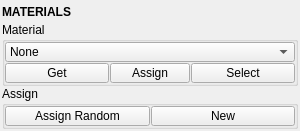
<?xml version="1.0" encoding="UTF-8"?>
<ui version="4.0">
 <class>QtUi</class>
 <widget class="QMainWindow" name="QtUi">
  <property name="enabled">
   <bool>true</bool>
  </property>
  <property name="geometry">
   <rect>
    <x>0</x>
    <y>0</y>
    <width>300</width>
    <height>131</height>
   </rect>
  </property>
  <property name="sizePolicy">
   <sizepolicy hsizetype="Preferred" vsizetype="Preferred">
    <horstretch>0</horstretch>
    <verstretch>0</verstretch>
   </sizepolicy>
  </property>
  <property name="tabShape">
   <enum>QTabWidget::Triangular</enum>
  </property>
  <property name="dockNestingEnabled">
   <bool>true</bool>
  </property>
  <property name="dockOptions">
   <set>QMainWindow::AllowNestedDocks|QMainWindow::AllowTabbedDocks|QMainWindow::AnimatedDocks|QMainWindow::ForceTabbedDocks</set>
  </property>
  <widget class="QWidget" name="central_widget">
   <property name="minimumSize">
    <size>
     <width>300</width>
     <height>0</height>
    </size>
   </property>
   <layout class="QVBoxLayout" name="verticalLayout_2">
    <property name="leftMargin">
     <number>2</number>
    </property>
    <property name="topMargin">
     <number>2</number>
    </property>
    <property name="rightMargin">
     <number>2</number>
    </property>
    <property name="bottomMargin">
     <number>2</number>
    </property>
    <property name="spacing">
     <number>2</number>
    </property>
    <item>
     <layout class="QVBoxLayout" name="verticalLayout">
      <property name="spacing">
       <number>0</number>
      </property>
      <item>
       <widget class="Header" name="header">
        <property name="minimumSize">
         <size>
          <width>0</width>
          <height>20</height>
         </size>
        </property>
        <property name="font">
         <font>
          <weight>75</weight>
          <bold>true</bold>
         </font>
        </property>
        <property name="text">
         <string>MATERIALS</string>
        </property>
       </widget>
      </item>
      <item>
       <widget class="QGroupBox" name="group000">
        <property name="title">
         <string>Material</string>
        </property>
        <layout class="QGridLayout" name="gridLayout">
         <property name="leftMargin">
          <number>0</number>
         </property>
         <property name="topMargin">
          <number>0</number>
         </property>
         <property name="rightMargin">
          <number>0</number>
         </property>
         <property name="bottomMargin">
          <number>0</number>
         </property>
         <property name="spacing">
          <number>1</number>
         </property>
         <item row="8" column="3" colspan="2">
          <widget class="PushButton" name="tb000">
           <property name="enabled">
            <bool>true</bool>
           </property>
           <property name="minimumSize">
            <size>
             <width>0</width>
             <height>20</height>
            </size>
           </property>
           <property name="maximumSize">
            <size>
             <width>16777215</width>
             <height>20</height>
            </size>
           </property>
           <property name="toolTip">
            <string>Select objects that are assigned the current material.</string>
           </property>
           <property name="text">
            <string>Select</string>
           </property>
          </widget>
         </item>
         <item row="8" column="2">
          <widget class="QPushButton" name="b005">
           <property name="enabled">
            <bool>true</bool>
           </property>
           <property name="minimumSize">
            <size>
             <width>0</width>
             <height>20</height>
            </size>
           </property>
           <property name="maximumSize">
            <size>
             <width>16777215</width>
             <height>20</height>
            </size>
           </property>
           <property name="toolTip">
            <string>Assign the current material to any currently selected objects.</string>
           </property>
           <property name="text">
            <string>Assign</string>
           </property>
          </widget>
         </item>
         <item row="2" column="0" colspan="5">
          <widget class="ComboBox" name="cmb002">
           <property name="minimumSize">
            <size>
             <width>0</width>
             <height>20</height>
            </size>
           </property>
           <property name="maximumSize">
            <size>
             <width>16777215</width>
             <height>20</height>
            </size>
           </property>
           <property name="toolTip">
            <string>Current material.</string>
           </property>
           <property name="maxVisibleItems">
            <number>40</number>
           </property>
           <property name="maxCount">
            <number>500</number>
           </property>
           <property name="sizeAdjustPolicy">
            <enum>QComboBox::AdjustToContents</enum>
           </property>
           <property name="frame">
            <bool>true</bool>
           </property>
           <item>
            <property name="text">
             <string>None</string>
            </property>
           </item>
          </widget>
         </item>
         <item row="8" column="0" colspan="2">
          <widget class="QPushButton" name="b002">
           <property name="enabled">
            <bool>true</bool>
           </property>
           <property name="minimumSize">
            <size>
             <width>0</width>
             <height>20</height>
            </size>
           </property>
           <property name="maximumSize">
            <size>
             <width>16777215</width>
             <height>20</height>
            </size>
           </property>
           <property name="toolTip">
            <string>Set material shader ID from selection.</string>
           </property>
           <property name="text">
            <string>Get</string>
           </property>
          </widget>
         </item>
        </layout>
       </widget>
      </item>
      <item>
       <widget class="QGroupBox" name="groupBox">
        <property name="title">
         <string>Assign</string>
        </property>
        <layout class="QGridLayout" name="gridLayout_2">
         <property name="leftMargin">
          <number>0</number>
         </property>
         <property name="topMargin">
          <number>0</number>
         </property>
         <property name="rightMargin">
          <number>0</number>
         </property>
         <property name="bottomMargin">
          <number>0</number>
         </property>
         <property name="spacing">
          <number>1</number>
         </property>
         <item row="0" column="1">
          <widget class="PushButton" name="b006">
           <property name="enabled">
            <bool>true</bool>
           </property>
           <property name="minimumSize">
            <size>
             <width>0</width>
             <height>20</height>
            </size>
           </property>
           <property name="maximumSize">
            <size>
             <width>16777215</width>
             <height>20</height>
            </size>
           </property>
           <property name="toolTip">
            <string>Assign a new material to the current selection.</string>
           </property>
           <property name="text">
            <string>New</string>
           </property>
          </widget>
         </item>
         <item row="0" column="0">
          <widget class="PushButton" name="b004">
           <property name="enabled">
            <bool>true</bool>
           </property>
           <property name="minimumSize">
            <size>
             <width>0</width>
             <height>20</height>
            </size>
           </property>
           <property name="maximumSize">
            <size>
             <width>16777215</width>
             <height>20</height>
            </size>
           </property>
           <property name="toolTip">
            <string>&lt;html&gt;&lt;head/&gt;&lt;body&gt;&lt;p&gt;Assign a new random material to any selected object(s).&lt;/p&gt;&lt;p&gt;&lt;br/&gt;&lt;span style=&quot; font-style:italic;&quot;&gt;You can click repeatedly until a desired color is found.&lt;/span&gt;&lt;/p&gt;&lt;/body&gt;&lt;/html&gt;</string>
           </property>
           <property name="text">
            <string>Assign Random</string>
           </property>
          </widget>
         </item>
        </layout>
       </widget>
      </item>
      <item>
       <spacer name="verticalSpacer_2">
        <property name="orientation">
         <enum>Qt::Vertical</enum>
        </property>
        <property name="sizeHint" stdset="0">
         <size>
          <width>20</width>
          <height>40</height>
         </size>
        </property>
       </spacer>
      </item>
     </layout>
    </item>
   </layout>
  </widget>
 </widget>
 <customwidgets>
  <customwidget>
   <class>Header</class>
   <extends>QLabel</extends>
   <header>uitk.widgets.header.Header.h</header>
  </customwidget>
  <customwidget>
   <class>PushButton</class>
   <extends>QPushButton</extends>
   <header>widgets.pushbutton.h</header>
  </customwidget>
  <customwidget>
   <class>ComboBox</class>
   <extends>QComboBox</extends>
   <header>uitk.widgets.comboBox.ComboBox.h</header>
  </customwidget>
 </customwidgets>
 <resources/>
 <connections/>
 <designerdata>
  <property name="gridDeltaX">
   <number>5</number>
  </property>
  <property name="gridDeltaY">
   <number>5</number>
  </property>
  <property name="gridSnapX">
   <bool>true</bool>
  </property>
  <property name="gridSnapY">
   <bool>true</bool>
  </property>
  <property name="gridVisible">
   <bool>true</bool>
  </property>
 </designerdata>
</ui>
